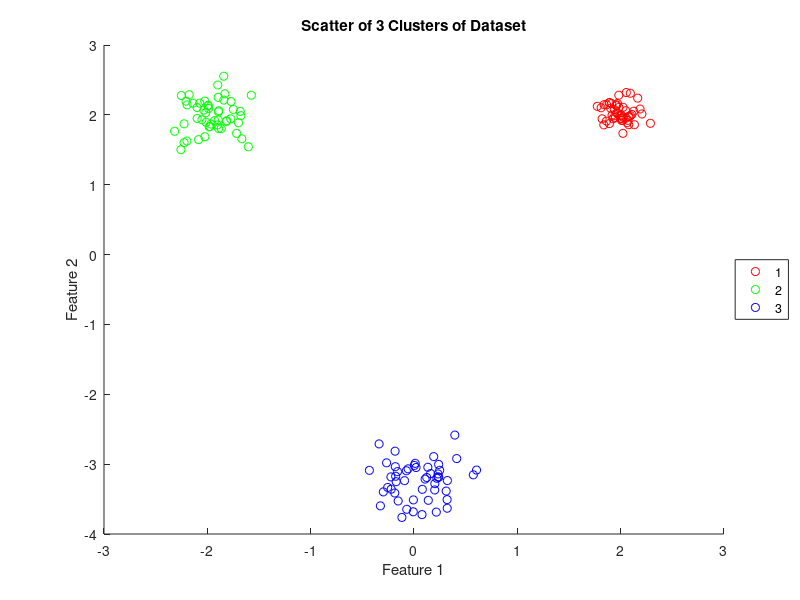
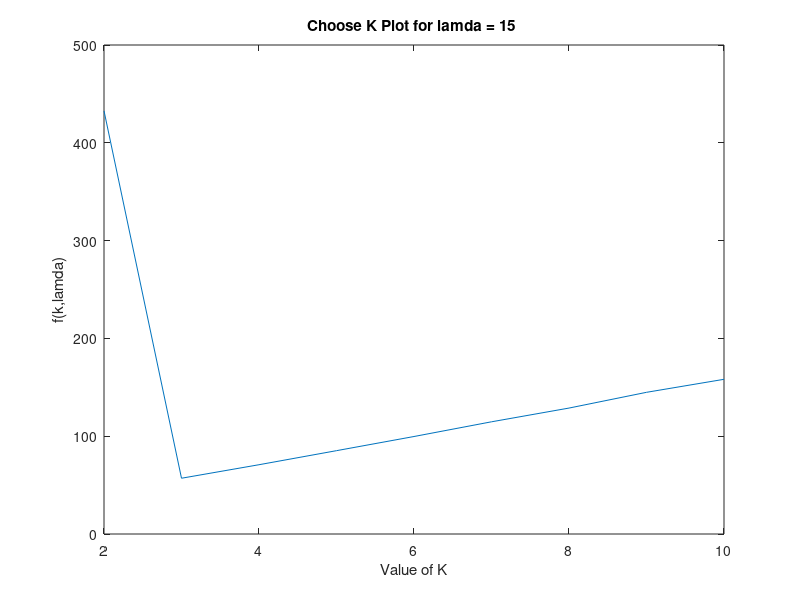
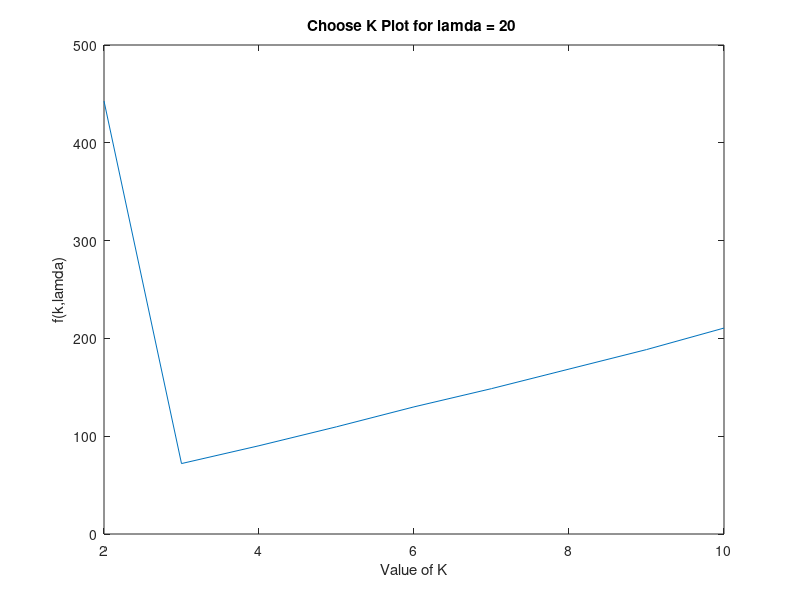
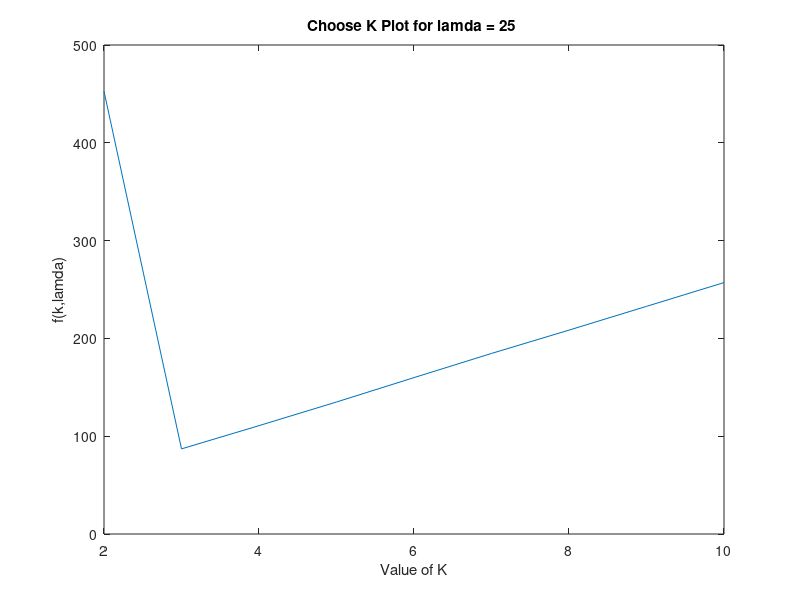

Source code (MATLAB) for these figures, in order:
% EC 414 - HW 4 - Spring 2020
%problem 4.3
%Xinyuan Zhao

clear, clc, close all,

%% Generate Gaussian data:

R1 = mvnrnd([2;2],0.02*eye(2),50);
R2 = mvnrnd([-2;2],0.05*eye(2),50);
R3 = mvnrnd([0;-3.25],0.07*eye(2),50);
scatter(R1(:,1),R1(:,2),'r');
xlabel('Feature 1');
ylabel('Feature 2');
title('Scatter of 3 Clusters of Dataset');

hold on
scatter(R2(:,1),R2(:,2),'g');
scatter(R3(:,1),R3(:,2),'b');
legend('1','2','3','location','EastOutside');
hold off

%% Choose K (4.2d)
DATA = [R1;R2;R3];
K = [2,3,4,5,6,7,8,9,10];
lamda = [15,20,25,30];
for l = 1:4
    WCSS_k = zeros(1,9);
    %Run Random k-means for 9 times
    for ik = 1:length(K)
        K_val = K(ik);
        WCSS_random = zeros(1,10);
        labels = ones(length(DATA),10);
        for r = 1:10
            MU_init = [6,7].*rand(K_val,2);
            MU_init(:,1) = MU_init(:,1)+((-3)*ones(K_val,1));
            MU_init(:,2) = MU_init(:,2)+((-4)*ones(K_val,1));



            MU_previous = MU_init;
            MU_current = MU_init;

            % initializations

            converged = 0;
            iteration = 0;
            convergence_threshold = 0.025;

            while (converged==0)
                iteration = iteration + 1;
                fprintf('Iteration: %d\n',iteration)

                % CODE - Assignment Step - Assign each data observation to the cluster with the nearest mean:
                % Write code below here:
                d =[];
                for i = 1:K_val
                    u = [MU_init(i,1),MU_init(i,2)].*ones(length(DATA),2);
                    dtoi = (DATA(:,1)-u(:,1)).^2 + (DATA(:,2)-u(:,2)).^2;
                    d = [d,dtoi];
                end

                [dd,ii] = min(d,[],2);
                labels(:,r) = ii';

                % CODE - Mean Updating - Update the cluster means
                % Write code below here:
                MU_previous = MU_current;
                clusters = zeros(K_val,2);
                for z = 1:K_val
                    c = zeros(K_val);
                    for j = 1:length(labels(:,1))
                        if labels(j,r) == z
                            clusters(z,1) = clusters(z,1)+DATA(j,1);
                            clusters(z,2) = clusters(z,2)+DATA(j,2);
                            c(z) = c(z)+1;

                        end
                    end
                    clusters(z,1) = clusters(z,1)/c(z);
                    clusters(z,2) = clusters(z,2)/c(z);
                end
                MU_current = clusters;



                %CODE 4 - Check for convergence 
                % Write code below here:
                conv = max(max(MU_current-MU_previous));
                if (conv < convergence_threshold)
                    converged=1;
                end

                % CODE 5 - Plot clustering results if converged:
                % Write code below here:
                if (converged == 1)
                    fprintf('\nConverged.\n')
                    %If converged, get WCSS metric
                    % Add code below
                    D_wcss=zeros(1,K_val);
                    for i2 = 1:K_val
                        for j2 = 1:length(labels(:,1))
                            if labels(j2,r) == i2
                                D_wcss(1,i2) = D_wcss(1,i2)+((DATA(j2,1)-MU_current(i2,1)).^2 ... 
                                    + (DATA(j2,2)-MU_current(i2,2)).^2);

                            end
                        end
                    end
                end
            end
            WCSS_random(r) = sum(D_wcss);
        end
        WCSS_k(ik) = min(WCSS_random)+lamda(l)*K_val;
    end
    figure
    plot(K,WCSS_k);
    xlabel('Value of K');
    ylabel('f(k,lamda)');
    title(['Choose K Plot for lamda = ',num2str(lamda(l)),' ']);
end


%% Observation:
%As lamda increases, there is a more and more obvious 'elbow' in the plot
%of f(k,lamda) against k. Since the panelty increases as either lamda or k
%increases, it is much more easier for us to observe the elbow and choose
%that value of k if we set a higher lamda.